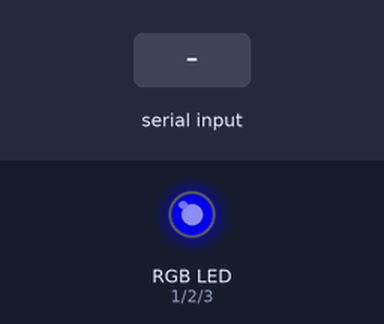
Recording of a sketch running on a simulated ESP32. Shown: an RGB LED mixed from three pins (HIGH = lit). The test bench sets the inputs (shaded band). Dim RGB values are drawn brighter than linear; what the sketch prints to the serial monitor is not drawn.

Above: at 1.2 s.
1.3 s: "TEST RED\n" received over Serial
At 2.2 s:
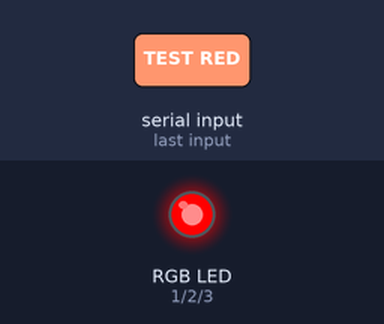
2.8 s: "TEST GREEN\n" received over Serial
At 3.8 s:
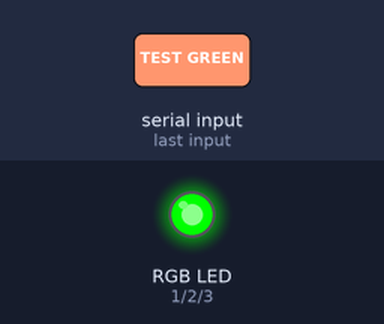
4.3 s: "PING 1\n" received over Serial
At 6.87 s:
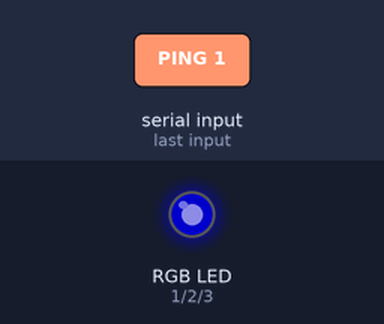
7.3 s: "PING\n" received over Serial
Timing chart, 0 to 11.3 s (numbered marks = the images above; inputs shaded):
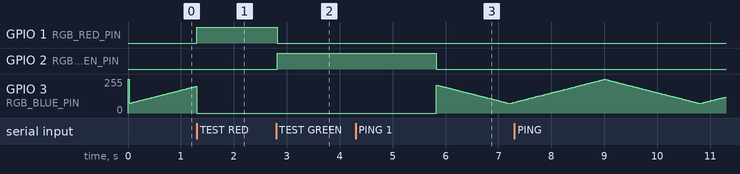

Measured:
- after the input at 1.3 s, GPIO 1 (RGB_RED_PIN): LOW → HIGH at once
- after the input at 2.8 s, GPIO 1 (RGB_RED_PIN): HIGH → LOW at once; GPIO 2 (RGB_GREEN_PIN): LOW → HIGH at once

The sketch:

agent_light_esp32_rgb.ino
```cpp
#include <Arduino.h>
#include <WiFi.h>

// Wiring: RGB LED signal pins on ESP32 GPIO 1/2/3, common GND on G.
// If your LED is common-anode, set RGB_COMMON_ANODE to true.
constexpr uint8_t RGB_RED_PIN = 1;
constexpr uint8_t RGB_GREEN_PIN = 2;
constexpr uint8_t RGB_BLUE_PIN = 3;
constexpr bool RGB_COMMON_ANODE = false;

constexpr uint32_t SERIAL_BAUD = 115200;
constexpr const char* FIRMWARE_VERSION = "0.3.0";
constexpr const char* PROTOCOL_VERSION = "agent-light-rgb-v1";
constexpr const char* HARDWARE_REVISION = "esp32-mini-rgb-dev";
constexpr uint32_t PWM_FREQ_HZ = 5000;
constexpr uint8_t PWM_BITS = 8;
constexpr uint16_t FRAME_MS = 20;
constexpr uint16_t BREATHE_PERIOD_MS = 3600;
constexpr uint16_t TEST_SOLID_HOLD_MS = 3000;

constexpr uint8_t RED_CHANNEL = 0;
constexpr uint8_t GREEN_CHANNEL = 1;
constexpr uint8_t BLUE_CHANNEL = 2;

enum LightMode {
  MODE_STEADY,
  MODE_BREATHE,
  MODE_PULSE,
  MODE_REPEAT_PULSE,
};

struct RgbFrame {
  uint8_t red;
  uint8_t green;
  uint8_t blue;
  LightMode mode;
  String state;
};

RgbFrame currentFrame = {0, 0, 255, MODE_BREATHE, "standby"};
String serialLine;
String hardwareDeviceId;
uint32_t lastFrameAtMs = 0;
uint32_t testSolidUntilMs = 0;
RgbFrame testFrame = {0, 0, 0, MODE_STEADY, "test"};

void setupPwm();
void writeRgb(uint8_t red, uint8_t green, uint8_t blue);
void writePwm(uint8_t channel, uint8_t pin, uint8_t value);
void readSerialInput();
void handleCommand(String line);
void printHello(const char* prefix);
void applyFrame();
uint8_t animationLevel(LightMode mode, uint32_t nowMs);
uint8_t scaleColor(uint8_t value, uint8_t level);
uint8_t uint8ForKey(const String& line, const char* key, uint8_t fallback);
String stringForKey(const String& line, const char* key, const String& fallback);
LightMode parseMode(const String& value);
String computeHardwareDeviceId();
void triggerSolidTest(uint8_t red, uint8_t green, uint8_t blue, const char* label);

void setup() {
  Serial.begin(SERIAL_BAUD);
  serialLine.reserve(160);
  hardwareDeviceId = computeHardwareDeviceId();
  setupPwm();
  writeRgb(currentFrame.red, currentFrame.green, currentFrame.blue);
  printHello("READY");
}

String computeHardwareDeviceId() {
  uint64_t mac = ESP.getEfuseMac();
  char buffer[24];
  snprintf(buffer, sizeof(buffer), "AL-%02X%02X%02X%02X%02X%02X",
           (uint8_t)(mac >> 40),
           (uint8_t)(mac >> 32),
           (uint8_t)(mac >> 24),
           (uint8_t)(mac >> 16),
           (uint8_t)(mac >> 8),
           (uint8_t)(mac));
  return String(buffer);
}

void triggerSolidTest(uint8_t red, uint8_t green, uint8_t blue, const char* label) {
  testFrame.red = red;
  testFrame.green = green;
  testFrame.blue = blue;
  testFrame.mode = MODE_STEADY;
  testFrame.state = String(label);
  testSolidUntilMs = millis() + TEST_SOLID_HOLD_MS;
  Serial.print("OK test=");
  Serial.print(label);
  Serial.print(" hardware_device_id=");
  Serial.print(hardwareDeviceId);
  Serial.print(" r=");
  Serial.print(red);
  Serial.print(" g=");
  Serial.print(green);
  Serial.print(" b=");
  Serial.println(blue);
}

void loop() {
  readSerialInput();
  applyFrame();
}

void setupPwm() {
#if ESP_ARDUINO_VERSION_MAJOR >= 3
  ledcAttach(RGB_RED_PIN, PWM_FREQ_HZ, PWM_BITS);
  ledcAttach(RGB_GREEN_PIN, PWM_FREQ_HZ, PWM_BITS);
  ledcAttach(RGB_BLUE_PIN, PWM_FREQ_HZ, PWM_BITS);
#else
  ledcSetup(RED_CHANNEL, PWM_FREQ_HZ, PWM_BITS);
  ledcSetup(GREEN_CHANNEL, PWM_FREQ_HZ, PWM_BITS);
  ledcSetup(BLUE_CHANNEL, PWM_FREQ_HZ, PWM_BITS);
  ledcAttachPin(RGB_RED_PIN, RED_CHANNEL);
  ledcAttachPin(RGB_GREEN_PIN, GREEN_CHANNEL);
  ledcAttachPin(RGB_BLUE_PIN, BLUE_CHANNEL);
#endif
}

void readSerialInput() {
  while (Serial.available() > 0) {
    char next = static_cast<char>(Serial.read());
    if (next == '\r') {
      continue;
    }
    if (next == '\n') {
      handleCommand(serialLine);
      serialLine = "";
      continue;
    }
    if (serialLine.length() < 150) {
      serialLine += next;
    }
  }
}

void handleCommand(String line) {
  line.trim();
  if (line.length() == 0) {
    return;
  }
  if (line == "PING" || line == "HELLO" || line == "VERSION") {
    printHello(line == "PING" ? "PONG" : "HELLO");
    return;
  }
  if (line == "TEST RED") {
    triggerSolidTest(255, 0, 0, "red");
    return;
  }
  if (line == "TEST GREEN") {
    triggerSolidTest(0, 255, 0, "green");
    return;
  }
  if (line == "TEST BLUE") {
    triggerSolidTest(0, 0, 255, "blue");
    return;
  }
  if (line == "TEST OFF") {
    testSolidUntilMs = 0;
    Serial.println("OK test=off");
    return;
  }
  if (!line.startsWith("AGENT_LIGHT ")) {
    Serial.println("ERR code=unknown_command");
    return;
  }

  currentFrame.state = stringForKey(line, "state=", currentFrame.state);
  currentFrame.red = uint8ForKey(line, "r=", currentFrame.red);
  currentFrame.green = uint8ForKey(line, "g=", currentFrame.green);
  currentFrame.blue = uint8ForKey(line, "b=", currentFrame.blue);
  currentFrame.mode = parseMode(stringForKey(line, "mode=", "steady"));
  testSolidUntilMs = 0;

  Serial.print("OK state=");
  Serial.print(currentFrame.state);
  Serial.print(" firmware_version=");
  Serial.print(FIRMWARE_VERSION);
  Serial.print(" protocol_version=");
  Serial.print(PROTOCOL_VERSION);
  Serial.print(" hardware_revision=");
  Serial.print(HARDWARE_REVISION);
  Serial.print(" hardware_device_id=");
  Serial.print(hardwareDeviceId);
  Serial.print(" r=");
  Serial.print(currentFrame.red);
  Serial.print(" g=");
  Serial.print(currentFrame.green);
  Serial.print(" b=");
  Serial.print(currentFrame.blue);
  Serial.println();
}

void printHello(const char* prefix) {
  Serial.print(prefix);
  Serial.print(" firmware_version=");
  Serial.print(FIRMWARE_VERSION);
  Serial.print(" protocol_version=");
  Serial.print(PROTOCOL_VERSION);
  Serial.print(" hardware_revision=");
  Serial.print(HARDWARE_REVISION);
  Serial.print(" hardware_device_id=");
  Serial.print(hardwareDeviceId);
  Serial.print(" protocol=");
  Serial.print(PROTOCOL_VERSION);
  Serial.println(" pins=1,2,3 baud=115200");
}

void applyFrame() {
  uint32_t nowMs = millis();
  if (nowMs - lastFrameAtMs < FRAME_MS) {
    return;
  }
  lastFrameAtMs = nowMs;

  if (testSolidUntilMs > 0 && nowMs < testSolidUntilMs) {
    writeRgb(testFrame.red, testFrame.green, testFrame.blue);
    return;
  }
  if (testSolidUntilMs > 0 && nowMs >= testSolidUntilMs) {
    testSolidUntilMs = 0;
  }

  uint8_t level = animationLevel(currentFrame.mode, nowMs);
  writeRgb(
    scaleColor(currentFrame.red, level),
    scaleColor(currentFrame.green, level),
    scaleColor(currentFrame.blue, level)
  );
}

uint8_t animationLevel(LightMode mode, uint32_t nowMs) {
  if (mode == MODE_STEADY) {
    return 255;
  }

  if (mode == MODE_BREATHE) {
    uint16_t period = BREATHE_PERIOD_MS;
    uint16_t phase = nowMs % period;
    uint16_t half = period / 2;
    uint16_t ramp = phase < half ? phase : period - phase;
    uint8_t wave = static_cast<uint8_t>((ramp * 255UL) / half);
    return 72 + static_cast<uint8_t>((wave * 183UL) / 255);
  }

  uint16_t period = mode == MODE_REPEAT_PULSE ? 900 : 560;
  return (nowMs % period) < (period / 2) ? 255 : 0;
}

uint8_t scaleColor(uint8_t value, uint8_t level) {
  return static_cast<uint8_t>((static_cast<uint16_t>(value) * level) / 255);
}

void writeRgb(uint8_t red, uint8_t green, uint8_t blue) {
  writePwm(RED_CHANNEL, RGB_RED_PIN, red);
  writePwm(GREEN_CHANNEL, RGB_GREEN_PIN, green);
  writePwm(BLUE_CHANNEL, RGB_BLUE_PIN, blue);
}

void writePwm(uint8_t channel, uint8_t pin, uint8_t value) {
  uint8_t duty = RGB_COMMON_ANODE ? 255 - value : value;
#if ESP_ARDUINO_VERSION_MAJOR >= 3
  ledcWrite(pin, duty);
#else
  ledcWrite(channel, duty);
#endif
}

uint8_t uint8ForKey(const String& line, const char* key, uint8_t fallback) {
  String value = stringForKey(line, key, "");
  if (value.length() == 0) {
    return fallback;
  }
  return static_cast<uint8_t>(constrain(value.toInt(), 0, 255));
}

String stringForKey(const String& line, const char* key, const String& fallback) {
  int start = line.indexOf(key);
  if (start < 0) {
    return fallback;
  }
  start += strlen(key);
  int end = line.indexOf(' ', start);
  if (end < 0) {
    end = line.length();
  }
  return line.substring(start, end);
}

LightMode parseMode(const String& value) {
  if (value == "breathe") {
    return MODE_BREATHE;
  }
  if (value == "pulse") {
    return MODE_PULSE;
  }
  if (value == "repeat_pulse") {
    return MODE_REPEAT_PULSE;
  }
  return MODE_STEADY;
}
```
